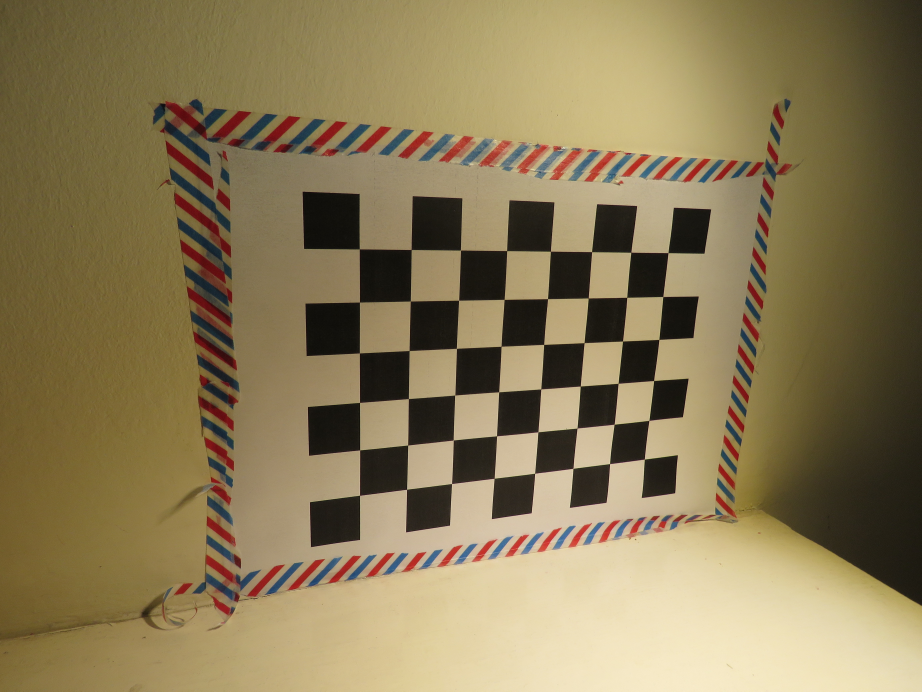
#> input picture cw1/cameraCalibration/data_new/0.JPG, 4608 x 3456 px (shown at 1/5 size); its folder holds 4 pictures in this run
$ python main_checkers.py
#> lines starting #> are read from the running program, lines starting #| are printed output that depends on the picture
import numpy as np
import cv2


def camera_calibration():
    # Define termination criteria
    criteria = (cv2.TERM_CRITERIA_EPS + cv2.TERM_CRITERIA_MAX_ITER, 30, 0.001)

    # Prepare object points, like (0,0,0), (1,0,0), ...
    objp = np.zeros((8 * 6, 3), np.float32)
    objp[:, :2] = np.mgrid[0:6, 0:8].T.reshape(-1, 2)

    # Arrays to store object points and image points from all the images.
    objpoints = []  # 3d point in real world space
    imgpoints = []  # 2d points in image plane.

    images = [f"./data_new/{num}.JPG" for num in range(13)]

    for fname in images:
        img = cv2.imread(fname)
#> img is the input picture: shape (3456, 4608, 3); mean B, G, R 86.2, 122.6, 138.2
        gray = cv2.cvtColor(img, cv2.COLOR_BGR2GRAY)
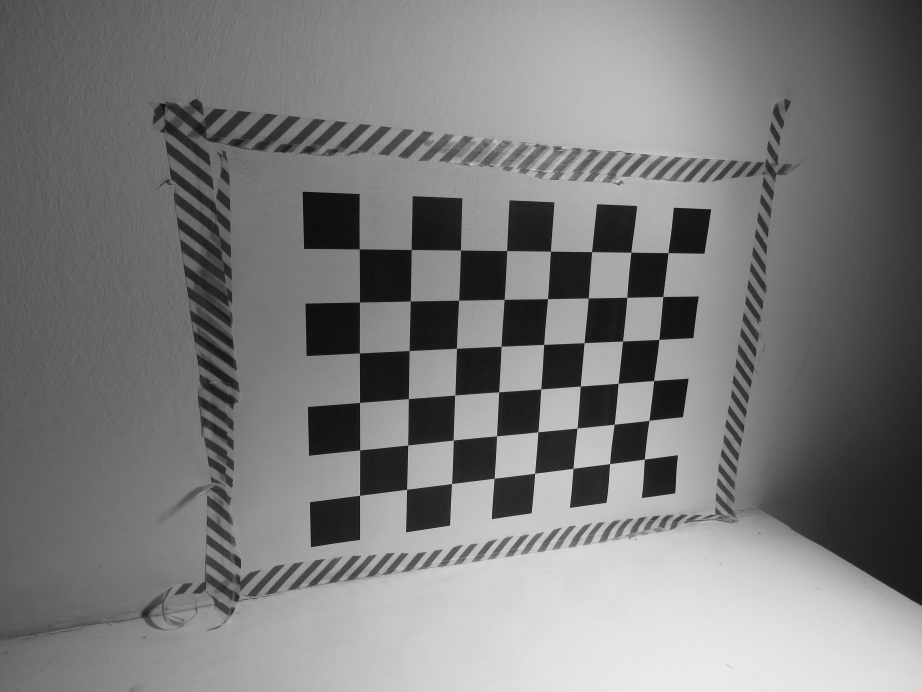
#> gray: shape (3456, 4608) (shown at 1/5 size); min 0, max 248, mean 123.1
        print("1")
        # Find the chess board corners
        ret, corners = cv2.findChessboardCorners(gray, (8, 6), None)
#> ret = True; corners = 48 rows, first 8: [1797.7, 1247], [2057, 1250], [2304.3, 1252.8], [2535, 1255.3], [2753.1, 1258.9], [2960.1, 1261.3], [3155.6, 1264.7], [3341.2, 1265.6]

        # If found, add object points, image points (after refining them)
        if ret:
            print(2)
            objpoints.append(objp)
            corners2 = cv2.cornerSubPix(
                gray, corners, (11, 11), (-1, -1), criteria
            )
#> corners2 = 48 rows, first 8: [1797.8, 1246.6], [2057.4, 1249.6], [2303.8, 1252.5], [2535.2, 1255.3], [2753.7, 1258.1], [2959.8, 1260.5], [3156.1, 1263.1], [3341.7, 1265.4]
            imgpoints.append(corners)
#> pass 2 of the loop in camera_calibration, `for fname in images:`:
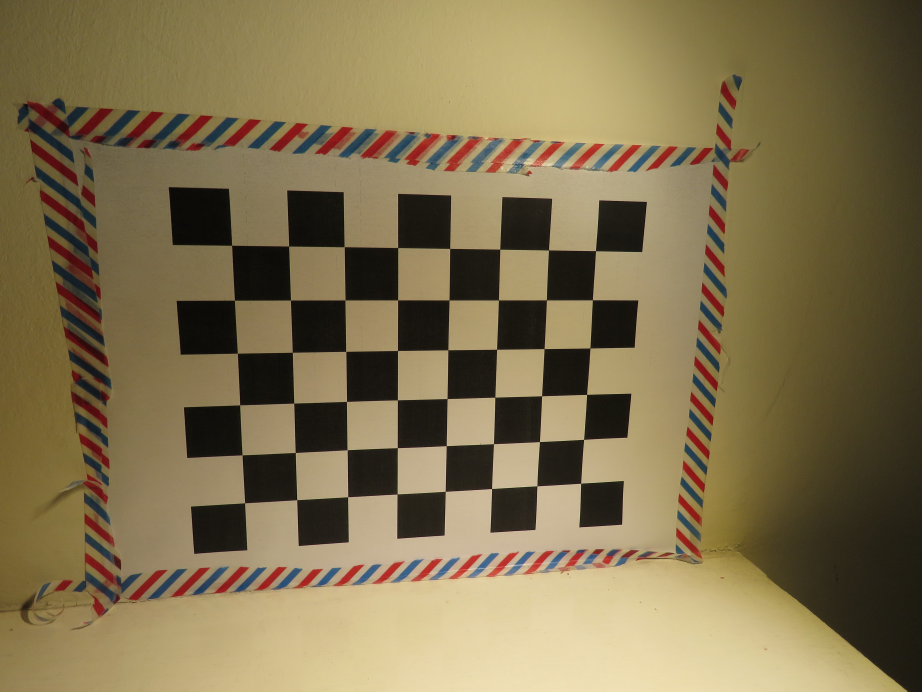
#> input picture cw1/cameraCalibration/data_new/1.JPG, 4608 x 3456 px (shown at 1/5 size)
#> in camera_calibration, img is the input picture: shape (3456, 4608, 3); mean B, G, R 78.8, 113.7, 128.7
#> in camera_calibration, `gray = cv2.cvtColor(img, cv2.COLOR_BGR2GRAY)`:
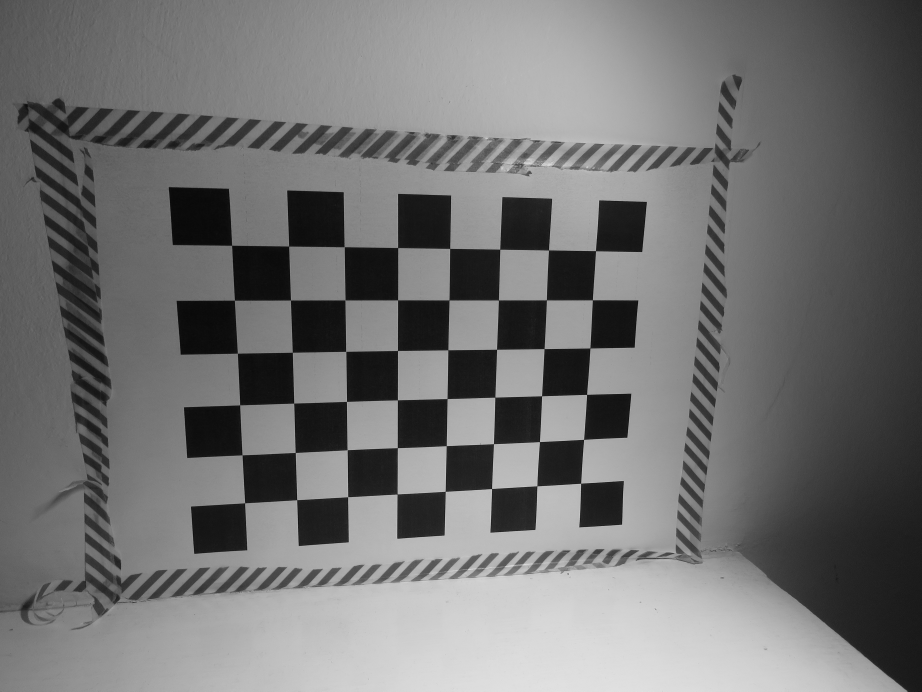
#> gray: shape (3456, 4608) (shown at 1/5 size); min 0, max 251, mean 114.2
#> corners = 48 rows, first 8: [1160, 1228.5], [1445.7, 1232.3], [1722.7, 1236.5], [1989.8, 1239.6], [2250.3, 1244.9], [2499.9, 1247.1], [2744, 1252.2], [2978.3, 1255.4]
#> corners2 = 48 rows, first 8: [1159.9, 1228.2], [1445.5, 1232.3], [1722.7, 1236], [1990.5, 1240.1], [2250.6, 1244.2], [2500.8, 1248], [2744.3, 1251.7], [2979.2, 1255.7]

            # Draw and display the corners
            # cv2.drawChessboardCorners(img, (8, 6), corners2, ret)
            #cv2.imshow("img", img)
            #cv2.waitKey(0)

    ret, mtx, dist, rvecs, tvecs = cv2.calibrateCamera(
        objpoints, imgpoints, gray.shape[::-1], None, None
    )
    print(mtx)
    exit()
    # [5 lines of commented-out code are left out]
    test_img = cv2.imread("./data/calibration/test.jpg")
    h, w = test_img.shape[:2]
    newcameramtx, roi = cv2.getOptimalNewCameraMatrix(
        mtx, dist, (w, h), 1, (w, h)
    )
    dst = cv2.undistort(test_img, mtx, dist, None, newcameramtx)
    print(dst)
    # print(roi)
    # crop the image
    x, y, w, h = roi
    dst = dst[y : y + h, x : x + w]
    # print(dst)
    cv2.imwrite("./data/calibration/result.jpg", dst)
    cv2.imshow("img", dst)
    cv2.waitKey(0)
    cv2.destroyAllWindows()


if __name__ == "__main__":
#> (the run stopped early here; a loop or call above may not have finished)
